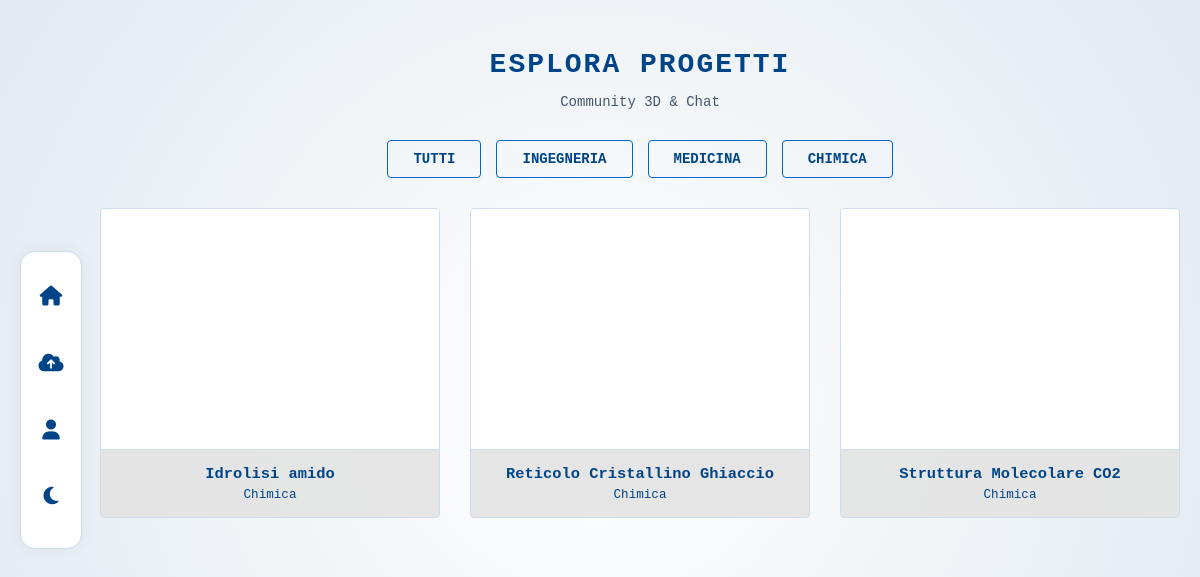
Screenshot of /Image-Gallary/index.php?category=Chimica (signed in) with the database file from the repository.
### tables this page shows
CREATE TABLE `gallary` (
  `title` varchar(100) NOT NULL,
  `category` varchar(50) NOT NULL,
  `path` varchar(100) NOT NULL
);

### Image-Gallary/index.php (the view, shortened to what this page needs)
<?php
    include("./connect.php");
?>
<!DOCTYPE html>
<html lang="it">
<head>
    <link rel="stylesheet" href="https://cdnjs.cloudflare.com/ajax/libs/font-awesome/6.4.0/css/all.min.css">
    <link rel="stylesheet" href="style.css?v=2">
</head>
<body>
    <div class="sidebar-nav">
        <a href="index.php" class="sidebar-btn" title="Home"><i class="fas fa-home icon"></i></a>
        <a href="#" onclick="openUploadModal(); return false;" class="sidebar-btn" title="Upload"><i class="fas fa-cloud-upload-alt icon"></i></a>
        <a href="../login/personal.php" class="sidebar-btn" title="Profilo"><i class="fas fa-user icon"></i></a>
        <button onclick="toggleDarkMode()" class="sidebar-btn" title="Cambia Tema" style="margin-top:auto; margin-bottom:10px;">
            <i id="theme-icon" class="fas fa-moon icon"></i>
        </button>
    </div>
    <div class="container">
        <h1 style="text-align:center; margin-bottom: 10px;">Esplora Progetti</h1>
        <p style="text-align:center; margin-bottom: 30px;">Community 3D & Chat</p>
        <div class="filters">
            <a href="index.php" class="filter-btn">Tutti</a>
            <a href="?category=Ingegneria" class="filter-btn">Ingegneria</a>
            <a href="?category=Medicina" class="filter-btn">Medicina</a>
            <a href="?category=Chimica" class="filter-btn">Chimica</a>
        </div>
        <div class="gallery-grid">
            <?php
                $where = isset($_GET['category']) ? "WHERE category='".mysqli_real_escape_string($connect, $_GET['category'])."'" : "";
                $res = mysqli_query($connect, "SELECT * FROM gallary $where ORDER BY title ASC");
                while ($row = mysqli_fetch_assoc($res)) {
                    $path = "./uploads/" . $row['path'];
                    $t = htmlspecialchars($row['title']);
                    $c = htmlspecialchars($row['category']);
                    $f = $row['path'];
            ?>
                <div class='card' onclick="openViewModal('<?php echo $path; ?>', '<?php echo $t; ?>', '<?php echo $c; ?>', '<?php echo $f; ?>')">
                    <model-viewer
                        src="<?php echo $path; ?>"
                        loading="lazy"
                        reveal="auto"
                        interaction-prompt="none"
                        disable-zoom
                        shadow-intensity="1"
                        style="pointer-events: none; width:100%; height:240px; background:var(--modal-bg);">
                    </model-viewer>
                    <div class='card-info'>
                        <div style="font-weight:700; font-size:1.1em;"><?php echo $t; ?></div>
                        <div style="font-size:0.9em; margin-top:5px;"><?php echo $c; ?></div>
                    </div>
                </div>
            <?php } ?>
        </div>
    </div>
</body>
</html>

### Image-Gallary/style.css (style rules this page uses)
:root { --primary: #0066cc; --primary-hover: #004488; --accent-glow: rgba(0, 102, 204, 0.3); --bg: #f0f4f8; --bg-gradient: radial-gradient(circle at center, #ffffff 0%, #e1e9f0 100%); --card-bg: rgba(255, 255, 255, 0.9); --card-border: #ccddee; --text-main: #004488; --text-sec: #445566; --modal-bg: #ffffff; --sidebar-bg: #ffffff; --sidebar-border: #ccddee; --input-bg: #ffffff; --input-border: #ccddee; --chat-bg: #f9fbfd; --shadow: rgba(0, 0, 0, 0.05); }
body { font-family: 'Courier New', Courier, monospace; background: var(--bg); background-image: var(--bg-gradient); background-attachment: fixed; color: var(--text-main); margin: 0; padding: 0; padding-left: 80px; transition: all 0.5s ease; font-size: 14px; }
h1, h2, h3, h4 { color: var(--text-main); text-transform: uppercase; letter-spacing: 2px; font-weight: bold; }
p, label, span { color: var(--text-sec); }
.container { max-width: 1400px; margin: 0 auto; padding: 30px 20px; position: relative; z-index: 1; }
.sidebar-nav { display: flex; flex-direction: column; background-color: var(--sidebar-bg); border: 1px solid var(--sidebar-border); width: 60px; padding: 20px 0; align-items: center; justify-content: flex-start; border-radius: 15px; position: fixed; left: 20px; top: 50%; transform: translateY(-50%); z-index: 2000; gap: 20px; box-shadow: 0 0 15px var(--shadow); backdrop-filter: blur(5px); }
.sidebar-btn { border: 1px solid transparent; background: transparent; width: 45px; height: 45px; border-radius: 8px; display: flex; align-items: center; justify-content: center; color: var(--text-main); cursor: pointer; text-decoration: none; transition: all 0.3s; }
.icon { font-size: 20px; }
.filters { display: flex; gap: 15px; flex-wrap: wrap; justify-content: center; margin-bottom: 30px; }
.filter-btn { text-decoration: none; color: var(--text-main); background: transparent; padding: 10px 25px; border-radius: 4px; font-size: 14px; border: 1px solid var(--primary); font-weight: bold; text-transform: uppercase; transition: 0.3s; }
.gallery-grid { display: grid; grid-template-columns: repeat(auto-fill, minmax(280px, 1fr)); gap: 30px; }
.card { background: var(--card-bg); border: 1px solid var(--card-border); border-radius: 4px; overflow: hidden; box-shadow: 0 4px 15px rgba(0,0,0,0); transition: all 0.3s; height: auto; display: flex; flex-direction: column; cursor: pointer; position: relative; }
.card model-viewer { width: 100%; height: 240px; background: transparent; }
.card::after { content: ""; position: absolute; top: 0; left: 0; width: 100%; height: 100%; pointer-events: none; box-shadow: inset 0 0 20px rgba(0,0,0,0.5); display: none; }
.card-info { padding: 15px; text-align: center; flex-grow: 1; display: flex; flex-direction: column; justify-content: center; border-top: 1px solid var(--card-border); background: rgba(0,0,0,0.1); }

### rows the page displays
gallary: title "Idrolisi amido", category "Chimica"
gallary: title "Reticolo Cristallino Ghiaccio", category "Chimica"
gallary: title "Struttura Molecolare CO2", category "Chimica"
